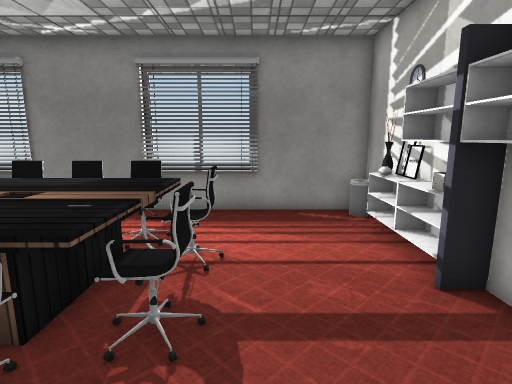
View 1 (above)

12 first-person views from a walk through a scene from a Unity 3-D project. The camera is 1.3 m above the floor, tilts 10° down and sees 80° across. The floor is counted in squares, 0.5 m on a side. Each view is taken from the middle of a square. On the plan, view 1 faces up. The plan holds only what a view shows up to about 20 squares ahead; the rest is blank. Some surface patterns are stand-ins.

View 2
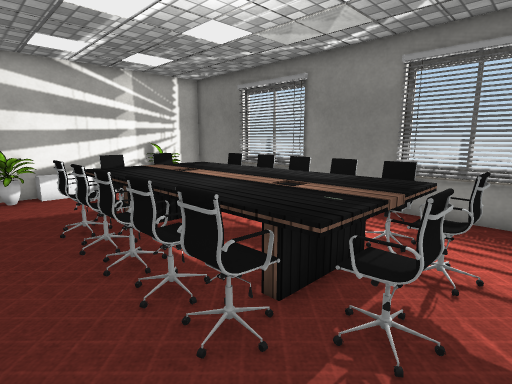

View 3
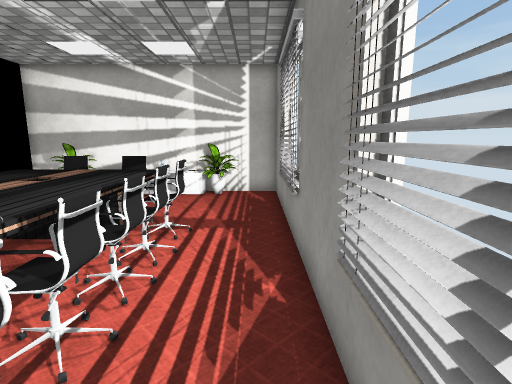

View 4
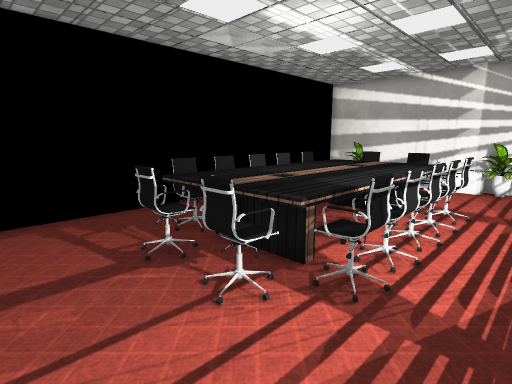

View 5
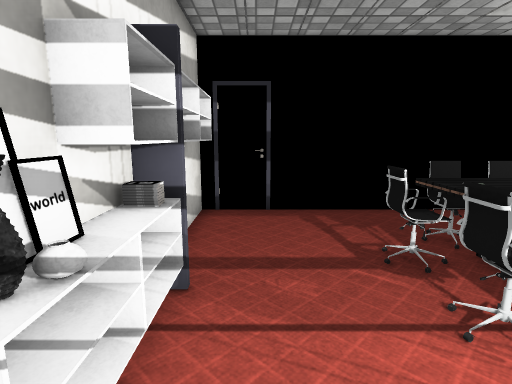

View 6
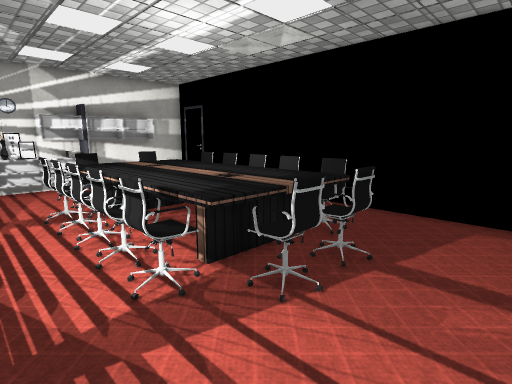

View 7
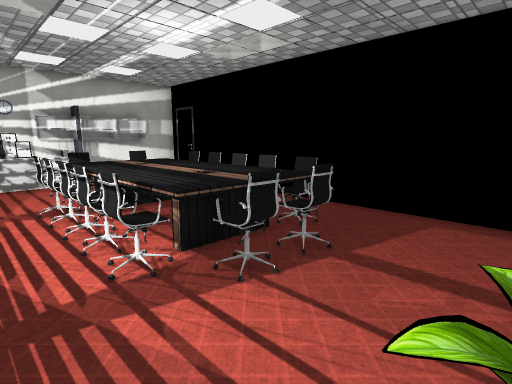

View 8
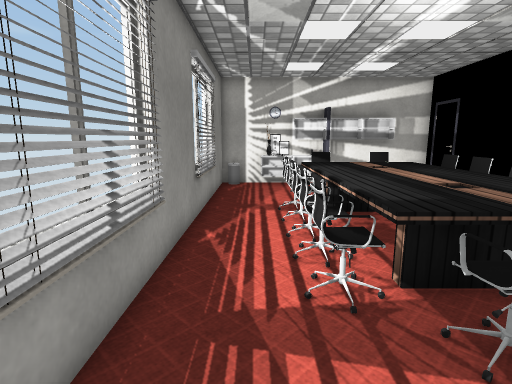

View 9
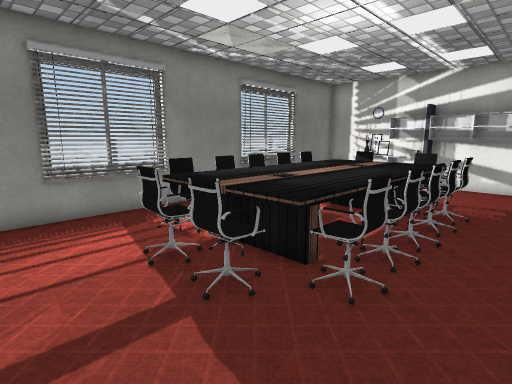

View 10
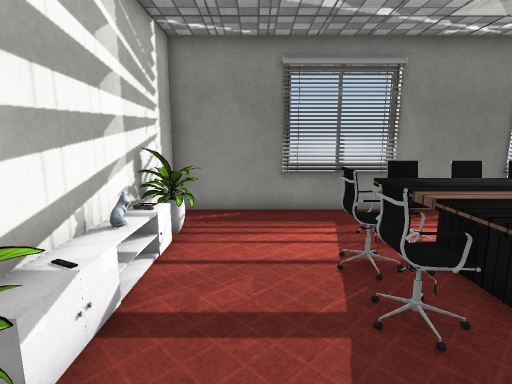

View 11
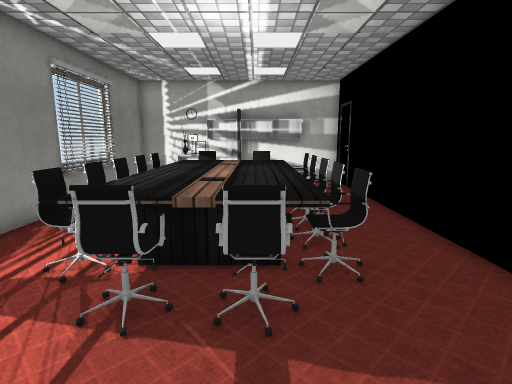

View 12
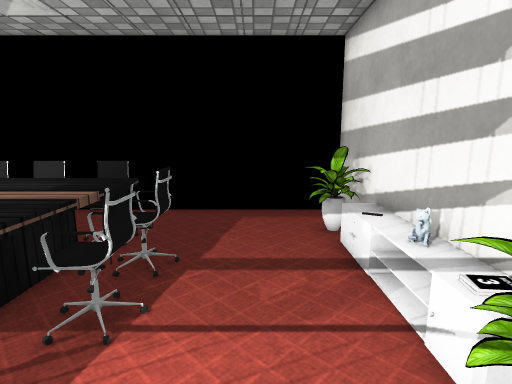

### Floor plan
Ten units are one square. View 1 is at (0, 0); x grows to the right and y downward. Boxes are objects, and circles mark ways between rooms. Rooms are numbered by the first view taken in them; rooms with no view inside come last. Other rooms are left out.
<svg viewBox="-165 -117 215 132">
<path fill="none" stroke="#000" d="M32 -12 32 -88M1 -108 -26 -108M-5 10 40 10 40 -110 -25 -110M0 -112 -25 -112M-54 10 -20 10M-79 -108 -121 -108M-79 -112 -120 -112M-26 -108 -41 -108M-25 -110 -160 -110 -160 10 -149 10M-25 -112 -40 -112M-88 10 -54 10"/>
<rect x="-55" y="-35" width="20" height="20" fill="#bbb"><title>chair</title></rect>
<rect x="-35" y="-25" width="20" height="10" fill="#bbb"><title>chair</title></rect>
<rect x="-35" y="-85" width="20" height="20" fill="#bbb"><title>chair</title></rect>
<rect x="-15" y="-45" width="10" height="20" fill="#bbb"><title>chair</title></rect>
<rect x="-15" y="-75" width="10" height="20" fill="#bbb"><title>chair</title></rect>
<rect x="25" y="-105" width="20" height="10" fill="#bbb"><title>bin</title></rect>
<rect x="-155" y="-25" width="10" height="20" fill="#bbb"><title>plant</title></rect>
<rect x="-155" y="-95" width="10" height="20" fill="#bbb"><title>plant</title></rect>
<rect x="-115" y="-45" width="10" height="10" fill="#bbb"><title>chair</title></rect>
<rect x="-115" y="-65" width="10" height="20" fill="#bbb"><title>chair</title></rect>
<rect x="-105" y="-35" width="20" height="20" fill="#bbb"><title>chair</title></rect>
<rect x="-105" y="-75" width="90" height="50" fill="#bbb"><title>table</title></rect>
<rect x="-105" y="-85" width="20" height="20" fill="#bbb"><title>chair</title></rect>
<rect x="-85" y="-35" width="20" height="20" fill="#bbb"><title>chair</title></rect>
<rect x="-85" y="-85" width="20" height="20" fill="#bbb"><title>chair</title></rect>
<rect x="-65" y="-25" width="10" height="10" fill="#bbb"><title>chair</title></rect>
<rect x="-65" y="-85" width="10" height="10" fill="#bbb"><title>chair</title></rect>
<rect x="-55" y="-85" width="10" height="10" fill="#bbb"><title>chair</title></rect>
<circle cx="-30" cy="-95" r="3" fill="#2a7"/>
<circle cx="-65" cy="-10" r="3" fill="#2a7"/>
<text x="-10" y="-50">1</text>
<text x="-100" y="-50">2</text>
</svg>
Room 1 opens to room 2.

Where each view was taken, in squares from view 1:
view 1: 0 up, 0 right, facing up
view 2: 0 up, 0 right, facing up-left
view 3: 10 up, 1 left, facing left
view 4: 10 up, 2 right, facing down-left
view 5: 10 up, 2 right, facing down
view 6: 10 up, 14 left, facing down-right
view 7: 10 up, 15 left, facing down-right
view 8: 9 up, 14 left, facing right
view 9: 0 up, 14 left, facing up-right
view 10: 0 up, 13 left, facing up
view 11: 4 up, 15 left, facing right
view 12: 10 up, 13 left, facing down
